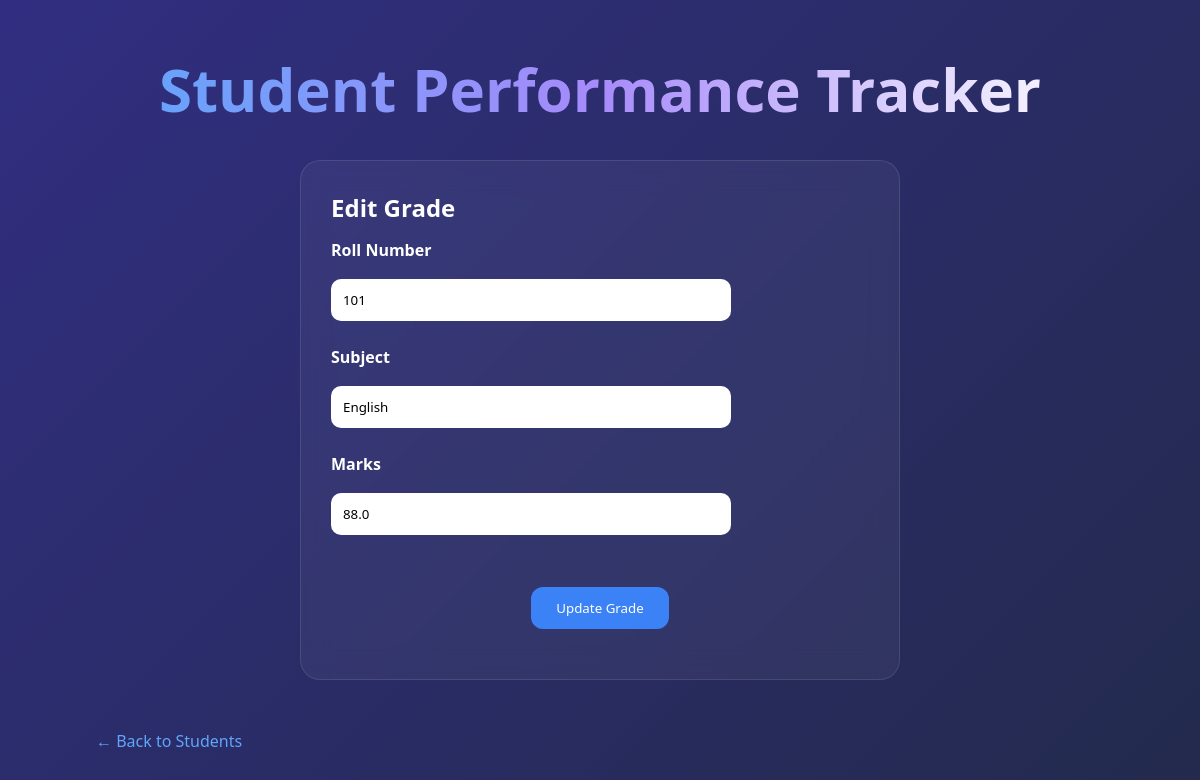
Before: /edit_grade/23 with the older database file.
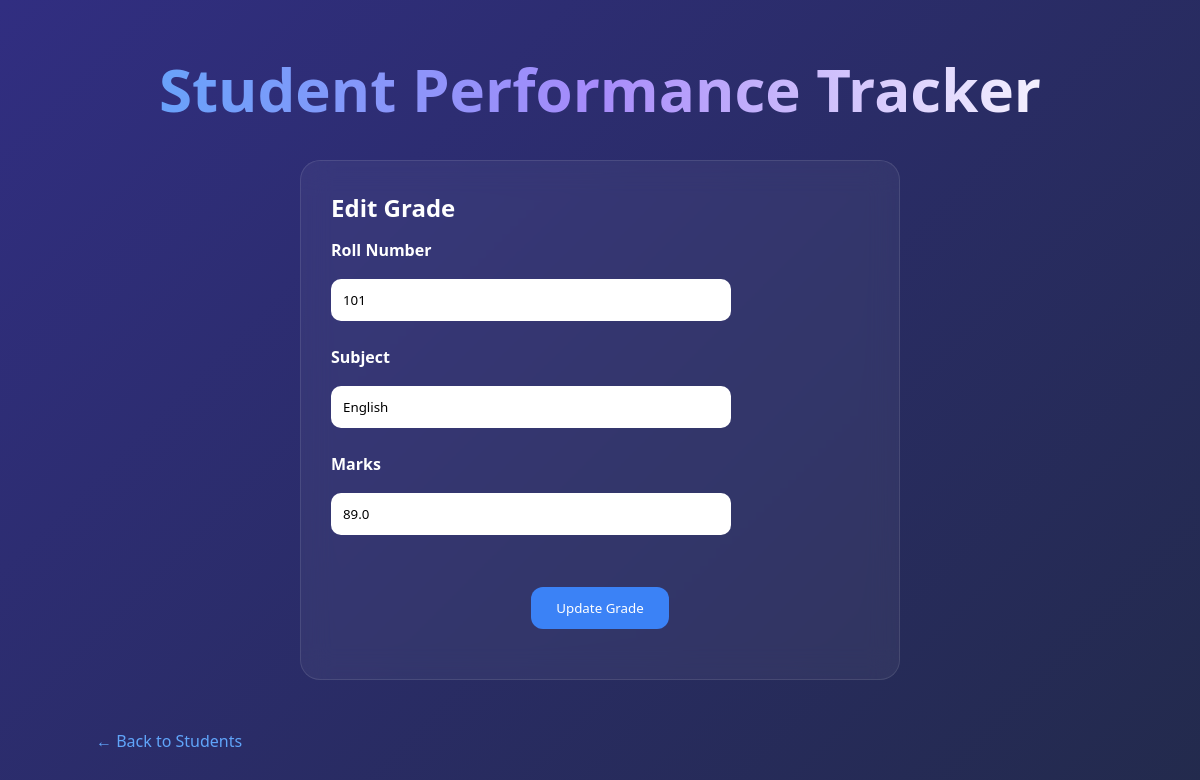
After: the same page with the newer database file.
### tables this page shows
CREATE TABLE grades (
    id INTEGER PRIMARY KEY AUTOINCREMENT,
    roll_number TEXT,
    subject TEXT,
    marks REAL,
    FOREIGN KEY (roll_number)
        REFERENCES students(roll_number)
);

### app.py (the view, shortened to what this page needs)
@app.route("/edit_grade/<int:grade_id>", methods=["GET", "POST"])
def edit_grade(grade_id):
    conn = get_connection()
    cursor = conn.cursor()
    cursor.execute(
        """
        SELECT id,
               roll_number,
               subject,
               marks
        FROM grades
        WHERE id = ?
        """,
        (grade_id,)
    )
    grade = cursor.fetchone()
    conn.close()
    return render_template(
        "edit_grade.html",
        grade=grade
    )

### db.py (called while the page is built)
def get_connection():
    conn = sqlite3.connect("student_tracker.db")
    conn.row_factory = sqlite3.Row
    return conn

### templates/edit_grade.html (shortened to what this page needs)
<!DOCTYPE html>
<html>
<head>
    <link rel="stylesheet"
          href="{{ url_for('static', filename='style.css') }}">
</head>
<body>
<div class="page-container">
<h1>Student Performance Tracker</h1>
<div class="form-card">
<h2>Edit Grade</h2>
<form method="POST">
<label>Roll Number</label>
<input
type="text"
value="{{ grade[1] }}"
readonly>
<label>Subject</label>
<input
type="text"
name="subject"
value="{{ grade[2] }}"
required>
<label>Marks</label>
<input
type="number"
name="marks"
value="{{ grade[3] }}"
min="0"
max="100"
required>
<br><br>
<button type="submit">
Update Grade
</button>
</form>
</div>
<a href="/view_students" class="back-btn">
← Back to Students
</a>
</div>
</body>
</html>

Changed rows visible on the page:
changed grades "English": marks "88.0" → "89.0"
